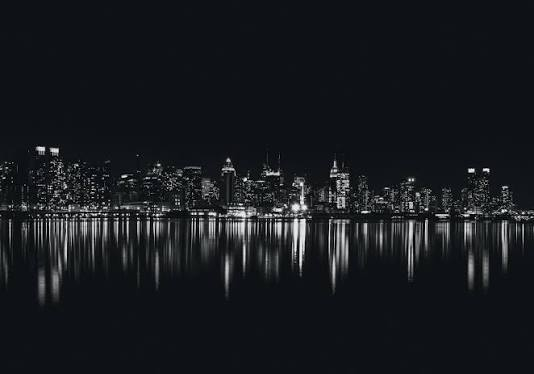
#> input picture wallpapers/images.jpg, 534 x 374 px
$ python genpal.py ../../wallpapers/images.jpg ../../wallpapers/wallhaven-1qod3w.jpg ../../wallpapers/wallhaven-1qod3w.jpg
#> lines starting #> are read from the running program, lines starting #| are printed output that depends on the picture
#!/usr/bin/env python3
# genpal.py <image> <dark|light|auto> <wallpaper|dark|light>
# One palette for everything: Quickshell, wal (kitty/btop/GTK/lock), KDE, Discord, borders.
import sys, os, re, json, math, colorsys, shutil, subprocess, warnings
warnings.filterwarnings("ignore")
from string import Template

img, kind, mode = sys.argv[1], sys.argv[2], sys.argv[3]
light = kind == "light"
home = os.path.expanduser("~")
cfg_dir = os.path.join(home, ".config", "qstheme")
out_dir = os.path.join(home, ".local", "state", "qstheme")

def rd(name, default=""):
    try:
        v = open(os.path.join(cfg_dir, name)).read().strip()
        return v if v else default
    except Exception:
        return default

def num(name, default):
    try:
        return float(rd(name, str(default)))
    except ValueError:
        return float(default)

# ---------- OKLCH colour maths ----------
def s2l(c):
    return c / 12.92 if c <= 0.04045 else ((c + 0.055) / 1.055) ** 2.4

def l2s(c):
    c = max(0.0, min(1.0, c))
    return 12.92 * c if c <= 0.0031308 else 1.055 * (c ** (1 / 2.4)) - 0.055

def hex2lab(h):
    h = h.lstrip("#")
    r, g, b = [s2l(int(h[i:i + 2], 16) / 255) for i in (0, 2, 4)]
    l = 0.4122214708 * r + 0.5363325363 * g + 0.0514459929 * b
    m = 0.2119034982 * r + 0.6806995451 * g + 0.1073969566 * b
    s = 0.0883024619 * r + 0.2817188376 * g + 0.6299787005 * b
    l_, m_, s_ = l ** (1 / 3), m ** (1 / 3), s ** (1 / 3)
    return (0.2104542553 * l_ + 0.7936177850 * m_ - 0.0040720468 * s_,
            1.9779984951 * l_ - 2.4285922050 * m_ + 0.4505937099 * s_,
            0.0259040371 * l_ + 0.7827717662 * m_ - 0.8086757660 * s_)

# [10 lines left out: function lch2rgb, not called in this run]

def inrgb(rgb):
    return all(-0.0005 <= v <= 1.0005 for v in rgb)

# [19 lines left out: functions lch, rlum, not called in this run]

def contrast(a, b):
    la, lb = rlum(a), rlum(b)
    return (max(la, lb) + 0.05) / (min(la, lb) + 0.05)

# [8 lines left out: function pick, not called in this run]

def fix_hex(c, bg, ratio):
    L, a, b = hex2lab(c)
    return pick(L, math.hypot(a, b), (math.degrees(math.atan2(b, a)) + 360) % 360, bg, ratio)

def shade(c, dl):
    L, a, b = hex2lab(c)
    return lch(L + dl, math.hypot(a, b), (math.degrees(math.atan2(b, a)) + 360) % 360)

# ---------- finding the wallpaper's real colour ----------
def pixels(path):
    try:
        from PIL import Image
        im = Image.open(path).convert("RGB")
        im.thumbnail((64, 64))
        return list(im.getdata())
    except Exception:
        pass
    try:
        out = subprocess.run(["magick", path, "-resize", "64x64!", "-depth", "8", "txt:-"],
                             capture_output=True, text=True, timeout=40).stdout
        px = []
        for line in out.splitlines():
            m = re.search(r"\((\d+),(\d+),(\d+)", line)
            if m:
                px.append(tuple(int(x) for x in m.groups()))
        return px
    except Exception:
        return []

if kind == "auto":
    _px = pixels(img)
    _mean = sum(0.2126 * r + 0.7152 * g + 0.0722 * b for r, g, b in _px) / (255.0 * len(_px)) if _px else 0.0
    kind = "light" if _mean > 0.6 else "dark"
    light = kind == "light"

def source_colour(path):
    bins = [0.0] * 36
    chs = [0.0] * 36
    cnt = [0] * 36
    for r, g, b in pixels(path):
        L, a, bb = hex2lab("#%02x%02x%02x" % (r, g, b))
        C = math.hypot(a, bb)
        if C < 0.04 or L < 0.2 or L > 0.95:
            continue
        H = (math.degrees(math.atan2(bb, a)) + 360) % 360
        i = int(H / 10) % 36
        bins[i] += C * C
        chs[i] += C
        cnt[i] += 1
    if sum(bins) < 0.3:
        return None
    sm = [bins[i - 1] * 0.5 + bins[i] + bins[(i + 1) % 36] * 0.5 for i in range(36)]
    peak = max(range(36), key=lambda i: sm[i])
    x = y = cs = 0.0
    n = 0
    for d in (-2, -1, 0, 1, 2):
        i = (peak + d) % 36
        ang = math.radians(i * 10 + 5)
        x += bins[i] * math.cos(ang)
        y += bins[i] * math.sin(ang)
        cs += chs[i]
        n += cnt[i]
    return (math.degrees(math.atan2(y, x)) + 360) % 360, (cs / n if n else 0.1)

# ---------- palettes ----------
# [6 lines left out: function mono, not called in this run]

def oklch_palette():
    variant = rd("variant", "balanced")
    cap = {"soft": 0.10, "balanced": 0.16, "vivid": 0.23}.get(variant, 0.16)
    harmony = rd("harmony", "analogous")
    cscale = num("chroma", 1.0)
    tint = num("bgtint", 1.0)
    shift = num("hueshift", 0)
    ratio = num("contrast", 4.5)
    src = source_colour(img)
    h, cs = src if src else (250.0, 0.10)
    exact = rd("accent", "")
    exact_ok = re.fullmatch(r"#[0-9a-fA-F]{6}", exact) is not None
    if exact_ok:
        eL, ea, eb = hex2lab(exact)
        h = (math.degrees(math.atan2(eb, ea)) + 360) % 360
        c = math.hypot(ea, eb)
    else:
        c = max(0.07, min(cap, cs)) * cscale
    h = (h + shift) % 360
    c = max(0.0, min(0.32, c))
    bg = lch(0.965 if light else 0.17, (0.016 if light else 0.028) * tint, h)
    La = 0.50 if light else 0.74          # accent lightness
    off = {"analogous": (25, 0, -25, -50, 50),
           "colorful": (60, 0, -35, -70, 35),
           "mono": (0, 0, 0, 0, 0)}.get(harmony, (25, 0, -25, -50, 50))
    d = 0.06 if light else -0.06          # lightness steps for the mono harmony
    accent = pick(eL if exact_ok else La, c, h, bg, ratio)
    if harmony == "mono":
        sp = [(La + d, c * 0.9), (La - d, c * 0.5), (La + 2 * d, c * 0.8), (La - 2 * d, c * 0.7), (La + 3 * d, c * 0.6)]
    else:
        sp = [(La, c * 0.9), (La, c * 0.5), (La, c * 0.8), (La, c * 0.7), (La, c * 0.7)]
    P = dict(
        bg=bg,
        fg=pick(0.22 if light else 0.93, 0.02 * tint, h, bg, max(9, ratio)),
        dim=pick(0.52 if light else 0.68, 0.03 * tint, h, bg, 3.2),
        accent=accent,
        accent2=pick(sp[0][0], sp[0][1], h + off[0], bg, ratio),
        c3=pick(sp[1][0], sp[1][1], h + off[1], bg, ratio),
        c2=pick(sp[2][0], sp[2][1], h + off[2], bg, ratio),
        c1=pick(sp[3][0], sp[3][1], h + off[3], bg, ratio),
        c5=pick(sp[4][0], sp[4][1], h + off[4], bg, ratio),
    )
    note = "oklch %s/%s hue %d chroma %.2f%s%s" % (variant, harmony, h, c, " exact accent" if exact_ok else "",
                                                  "" if (src or exact_ok) else " (no colour in wallpaper)")
    return P, note

# [50 lines left out: function material_palette, not called in this run]

if mode in ("dark", "light"):
    P, note = mono()
else:
    P = None
    note = ""
    if rd("engine", "oklch") == "material":
        P, why = material_palette()
        if P:
            note = why
        else:
            print("[setwall] material3 unavailable (%s), using oklch" % why)
    if P is None:
        P, note = oklch_palette()
#> in pixels, im is the input picture: PIL image 534x374 RGB; mean R, G, B 23.7, 26.4, 30.6
#> in pixels, `im.thumbnail((64, 64))`:
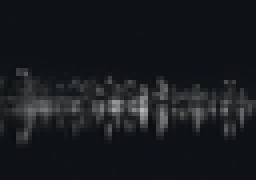
#> im: PIL image 64x45 RGB (shown 4 times larger); mean R, G, B 23.7, 26.5, 30.6
#> in hex2lab, `h = h.lstrip("#")`: h = '0e1116'
#> in hex2lab, `r, g, b = [s2l(int(h[i:i + 2], 16) / 255) for i in (0, 2, 4)]`: r = 0.00439; g = 0.00561; b = 0.00802
#> in hex2lab, `l = 0.4122214708 * r + 0.5363325363 * g + 0.0514459929 * b`: l = 0.00523
#> in hex2lab, `m = 0.2119034982 * r + 0.6806995451 * g + 0.1073969566 * b`: m = 0.00561
#> in hex2lab, `s = 0.0883024619 * r + 0.2817188376 * g + 0.6299787005 * b`: s = 0.00702
#> in hex2lab, `l_, m_, s_ = l ** (1 / 3), m ** (1 / 3), s ** (1 / 3)`: l_ = 0.174; m_ = 0.178; s_ = 0.191
#> in source_colour, `L, a, bb = hex2lab("#%02x%02x%02x" % (r, g, b))`: L = 0.177; a = -0.00186; bb = -0.0113
#> in source_colour, `C = math.hypot(a, bb)`: C = 0.0114

# ---------- write everything ----------
os.makedirs(out_dir, exist_ok=True)

qml = "pragma Singleton\nimport Quickshell\nimport QtQuick\n\nSingleton {\n"
qml += "    readonly property bool light: %s\n" % ("true" if light else "false")
for k in ("bg", "fg", "dim", "accent", "accent2", "c1", "c2", "c3", "c5"):
    qml += '    readonly property color %s: "%s"\n' % (k, P[k])
qml += "    function a(c, o) { return Qt.rgba(c.r, c.g, c.b, o) }\n}\n"
open(os.path.join(out_dir, "Pal.qml"), "w").write(qml)

hy = lambda c, a: "rgba(%s%s)" % (c.lstrip("#"), a)
open(os.path.join(out_dir, "colors-hypr.lua"), "w").write(
    'return {\n    active = "%s",\n    active2 = "%s",\n    inactive = "%s",\n}\n'
    % (hy(P["accent"], "ee"), hy(P["accent2"], "ee"), hy(P["dim"], "66")))

lift = lambda c: shade(c, -0.07 if light else 0.07)
W = {
    "wallpaper": img, "alpha": "100",
    "special": {"background": P["bg"], "foreground": P["fg"], "cursor": P["fg"]},
    "colors": {
        "color0": P["bg"], "color1": P["c1"], "color2": P["c2"], "color3": P["c3"],
        "color4": P["accent"], "color5": P["c5"], "color6": P["accent2"], "color7": P["fg"],
        "color8": P["dim"], "color9": lift(P["c1"]), "color10": lift(P["c2"]), "color11": lift(P["c3"]),
        "color12": lift(P["accent"]), "color13": lift(P["c5"]), "color14": lift(P["accent2"]), "color15": P["fg"],
    },
}
json.dump(W, open(os.path.join(out_dir, "wal-theme.json"), "w"), indent=2)

# KDE / Qt colour schemes (two names so plasma-apply-colorscheme always re-applies)
def rgbs(c):
    c = c.lstrip("#")
    return "%d,%d,%d" % (int(c[0:2], 16), int(c[2:4], 16), int(c[4:6], 16))

# [6 lines left out: function kde_sec, not called in this run]

surf = shade(P["bg"], -0.04 if light else 0.04)
alt = shade(P["bg"], -0.02 if light else 0.02)
secs = ""
for nm, bgc in (("Window", P["bg"]), ("View", surf), ("Button", surf), ("Tooltip", surf),
                ("Header", P["bg"]), ("Complementary", P["bg"])):
    secs += kde_sec(nm, bgc, alt, P["fg"], P["accent"], P["dim"], P["accent"])
secs += kde_sec("Selection", P["accent"], P["accent"], P["bg"], P["bg"], P["bg"], P["bg"])
fx = ("[ColorEffects:Disabled]\nColor=56,56,56\nColorAmount=0\nColorEffect=0\nContrastAmount=0.65\n"
      "ContrastEffect=1\nIntensityAmount=0.1\nIntensityEffect=2\n\n"
      "[ColorEffects:Inactive]\nChangeSelectionColor=true\nColor=112,111,110\nColorAmount=0.025\n"
      "ColorEffect=2\nContrastAmount=0.1\nContrastEffect=2\nEnable=false\nIntensityAmount=0\nIntensityEffect=0\n")
kd = os.path.join(home, ".local", "share", "color-schemes")
os.makedirs(kd, exist_ok=True)
for n in ("A", "B"):
    open(os.path.join(kd, "Wallpaper%s.colors" % n), "w").write(
        "[General]\nColorScheme=Wallpaper%s\nName=Wallpaper %s\nshadeSortColumn=true\n\n%s%s" % (n, n, secs, fx))

# Discord (Vencord / Vesktop) theme file
def rgba(c, a):
    c = c.lstrip("#")
    return "rgba(%d, %d, %d, %s)" % (int(c[0:2], 16), int(c[2:4], 16), int(c[4:6], 16), a)

DISCORD = Template("""/**
 * @name Wallpaper
 * @description Discord colours follow your desktop wallpaper (written by setwall)
 * @version 1.0
 * @author setwall
 */
:root, .theme-dark, .theme-light, .theme-darker, .theme-midnight, .visual-refresh {
  --background-primary: $b2 !important;
  --background-secondary: $b1 !important;
  --background-secondary-alt: $b1 !important;
  --background-tertiary: $b0 !important;
  --background-floating: $b3 !important;
  --background-accent: $b4 !important;
  --background-modifier-hover: $hover !important;
  --background-modifier-active: $active !important;
  --background-modifier-selected: $active !important;
  --background-modifier-accent: $border !important;
  --channeltextarea-background: $b3 !important;
  --chat-background: $b2 !important;
  --text-normal: $fg !important;
  --text-muted: $dim !important;
  --text-link: $accent !important;
  --header-primary: $fg !important;
  --header-secondary: $dim !important;
  --interactive-normal: $dim !important;
  --interactive-hover: $fg !important;
  --interactive-active: $fg !important;
  --channels-default: $dim !important;
  --brand-experiment: $accent !important;
  --brand-500: $accent !important;
  --brand-360: $accent !important;
  --scrollbar-thin-thumb: $b4 !important;
  --background-base-lowest: $b0 !important;
  --background-base-lower: $b1 !important;
  --background-base-low: $b2 !important;
  --background-surface-high: $b3 !important;
  --background-surface-higher: $b4 !important;
  --background-surface-highest: $b4 !important;
  --text-default: $fg !important;
  --text-strong: $fg !important;
  --text-subtle: $dim !important;
  --interactive-icon-default: $dim !important;
  --interactive-icon-hover: $fg !important;
  --interactive-icon-active: $fg !important;
  --border-subtle: $border !important;
  --border-normal: $border !important;
  --bg-brand: $accent !important;
  --text-brand: $accent !important;
}
""")
up = -1 if light else 1
css = DISCORD.safe_substitute(
    b0=shade(P["bg"], -0.025 * up), b1=P["bg"], b2=shade(P["bg"], 0.025 * up),
    b3=shade(P["bg"], 0.055 * up), b4=shade(P["bg"], 0.085 * up),
    fg=P["fg"], dim=P["dim"], accent=P["accent"],
    hover=rgba(P["accent"], 0.12), active=rgba(P["accent"], 0.22), border=rgba(P["fg"], 0.12))
nd = 0
for d in (() if rd("apps/discord", "on") == "off" else ("~/.config/vesktop/themes", "~/.config/Vesktop/themes", "~/.config/Vencord/themes",
          "~/.var/app/dev.vencord.Vesktop/config/vesktop/themes",
          "~/.var/app/com.discordapp.Discord/config/Vencord/themes")):
    d = os.path.expanduser(d)
    if os.path.isdir(os.path.dirname(d)):
        os.makedirs(d, exist_ok=True)
        open(os.path.join(d, "wallpaper.theme.css"), "w").write(css)
        nd += 1

open(os.path.join(out_dir, "kind"), "w").write(kind)
print("[setwall] palette: %s | bg %s accent %s | discord files: %d" % (note, P["bg"], P["accent"], nd))
